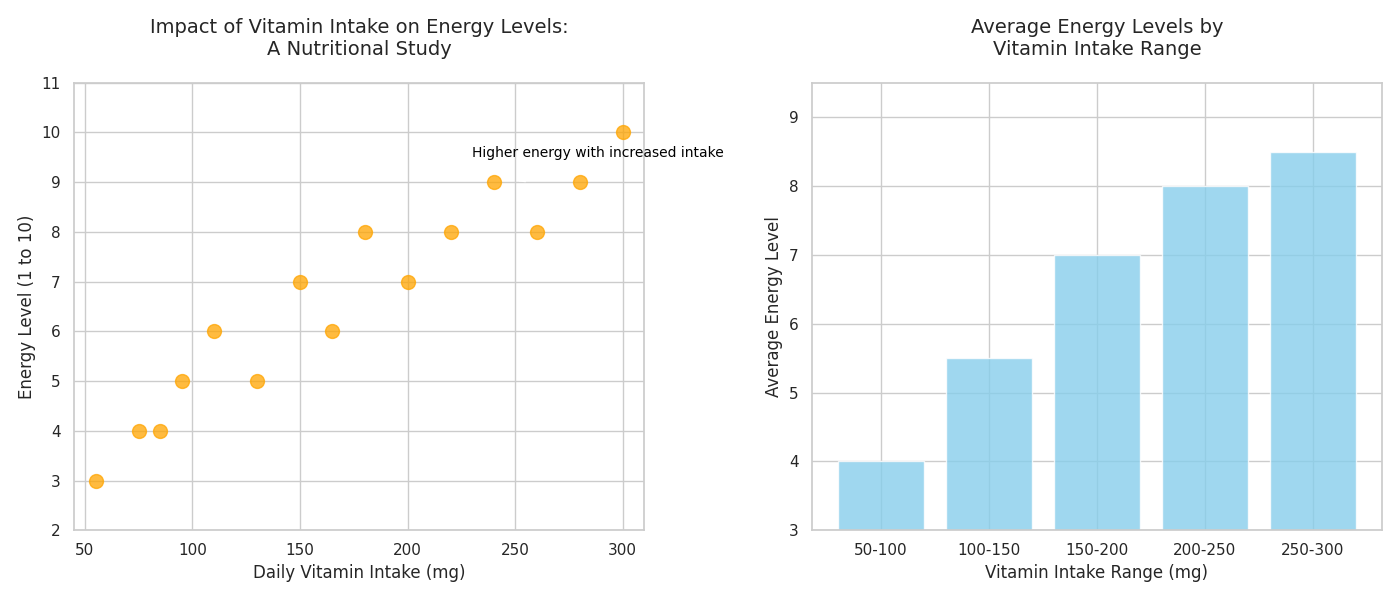

Reproduce this figure in Python.
import matplotlib.pyplot as plt
import numpy as np

# Original data
vitamin_intake = np.array([55, 75, 85, 95, 110, 130, 150, 165, 180, 200, 220, 240, 260, 280, 300])
energy_levels = np.array([3, 4, 4, 5, 6, 5, 7, 6, 8, 7, 8, 9, 8, 9, 10])

# Creating a new dataset for the second plot
bins = [50, 100, 150, 200, 250, 300]
bin_indices = np.digitize(vitamin_intake, bins)
average_energy_levels = [np.mean(energy_levels[bin_indices == i]) for i in range(1, len(bins))]

# Set up a 1x2 subplot layout
fig, axes = plt.subplots(1, 2, figsize=(14, 6))

# First subplot: Scatter plot
axes[0].scatter(vitamin_intake, energy_levels, color='orange', s=100, alpha=0.75)
axes[0].set_title("Impact of Vitamin Intake on Energy Levels:\nA Nutritional Study", fontsize=14, pad=20)
axes[0].set_xlabel("Daily Vitamin Intake (mg)", fontsize=12)
axes[0].set_ylabel("Energy Level (1 to 10)", fontsize=12)
axes[0].set_xlim(min(vitamin_intake) - 10, max(vitamin_intake) + 10)
axes[0].set_ylim(min(energy_levels) - 1, max(energy_levels) + 1)
axes[0].annotate('Higher energy with increased intake', xy=(250, 9), xytext=(230, 9.5),
                 arrowprops=dict(facecolor='black', arrowstyle='->'),
                 fontsize=10, color='black')

# Second subplot: Bar chart
range_labels = ["50-100", "100-150", "150-200", "200-250", "250-300"]
axes[1].bar(range_labels, average_energy_levels, color='skyblue', alpha=0.8)
axes[1].set_title("Average Energy Levels by\nVitamin Intake Range", fontsize=14, pad=20)
axes[1].set_xlabel("Vitamin Intake Range (mg)", fontsize=12)
axes[1].set_ylabel("Average Energy Level", fontsize=12)
axes[1].set_ylim(min(average_energy_levels) - 1, max(average_energy_levels) + 1)

plt.tight_layout()
plt.show()
